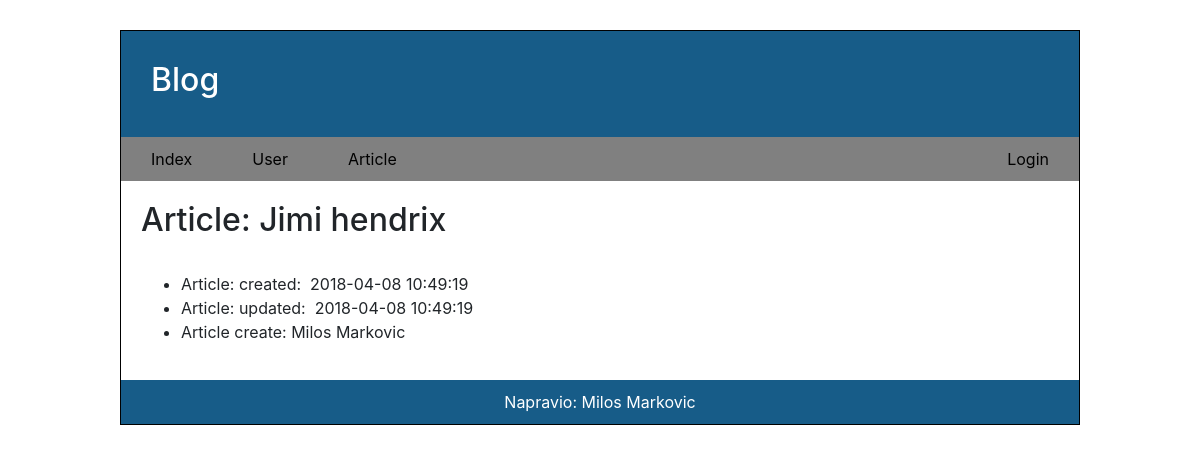
/public/articleDetails.php?id=16, run on the app's committed database.
### tables this page shows
CREATE TABLE `articles` (
  `id` int(11) NOT NULL,
  `title` varchar(255) NOT NULL,
  `section` text NOT NULL,
  `image` varchar(255) NOT NULL,
  `created_at` timestamp NOT NULL DEFAULT CURRENT_TIMESTAMP ON UPDATE CURRENT_TIMESTAMP,
  `updated_at` timestamp NOT NULL DEFAULT '0000-00-00 00:00:00',
  `user_id` int(11) NOT NULL
);

CREATE TABLE `users` (
  `id` int(11) NOT NULL,
  `first_name` varchar(255) NOT NULL,
  `last_name` varchar(255) NOT NULL,
  `email` varchar(255) NOT NULL,
  `password` varchar(255) NOT NULL,
  `usertype_id` int(11) NOT NULL
);

### public/articleDetails.php (called while the page is built)
<?php
    require '../bootstrap.php';
    $getArticle = $article->getArticleDetails($_GET['id']);
    require '../view/articleDetails.php';

### bootstrap.php (called while the page is built, shortened)
<?php
    $database = new Database();
    $db = $database->connectDB();
    $article = new Article($db);

### class/Article.php (called while the page is built, shortened)
<?php
    require_once 'Query.php';
class Article extends Query {
    public function getArticleDetails($articleId){
        $query = "SELECT * FROM articles WHERE id = :articleId";
        $array = [
            ':articleId' => $articleId
        ];
        $article = $this->returnRows($query, $array, true);
        $article->user = $this->getArticleUser($article->user_id);
        return $article;
    }
    public function getArticleUser($userId){
        $query = "SELECT * FROM users WHERE id = :userId";
        $array = [
            ':userId' => $userId
        ];
        return $this->returnRows($query, $array, true);
    }
}

### class/Query.php (called while the page is built, shortened)
<?php
class Query {
    private $pdo;
    public function __construct($pdo) {
        $this->pdo = $pdo;
    }
    public function returnRows($query, $array = [], $returnRows = false){
        if(isset($query)){
            $stm = $this->pdo->prepare($query);
        }
        if(!empty($array)){
            $stm->execute($array);
        }else{
            $stm->execute();
        }
        if($stm->rowCount() > 0){
            return $returnRows ? $stm->fetch(PDO::FETCH_OBJ) : $stm->fetchAll(PDO::FETCH_OBJ);
        }
    }
}

### view/articleDetails.php (the view)
<?php include '../tamplate/header.php' ?>
<h2>Article: <?php echo $getArticle->title;?></h2><br>
<ul>
    <li>Article: created:&nbsp  <?php echo $getArticle->created_at;?></li>
    <li>Article: updated:&nbsp  <?php echo $getArticle->created_at;?></li>
    <li>Article create: <?php echo ucwords($getArticle->user->first_name.' '.$getArticle->user->last_name);?> </li>
</ul>
<?php include '../tamplate/footer.php' ?>

### data on the page
articles: title "Jimi hendrix", created_at "2018-04-08 10:49:19"
users: first_name+last_name "Milos Markovic"
